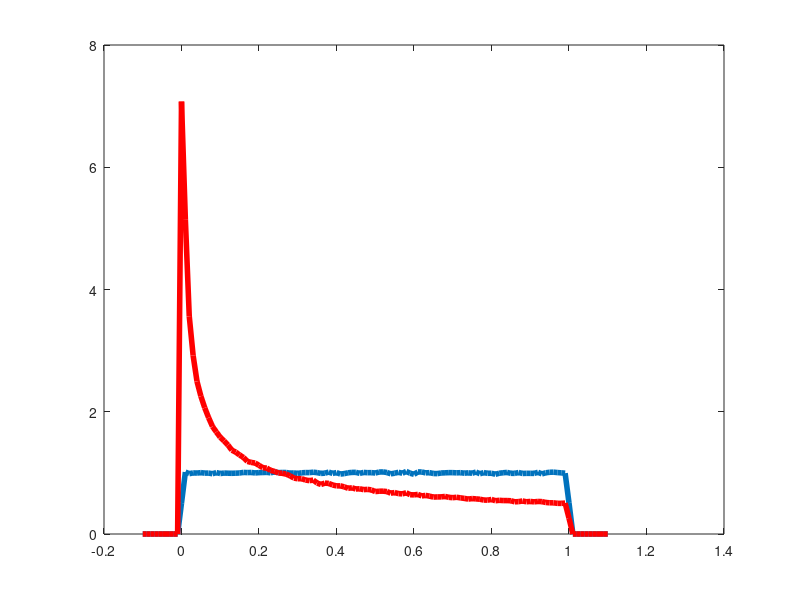

The MATLAB script that drew this image:
clear all;
clc;

#U~Unif(0, 1)
#descobrir a cara da funçao atraves da simulaçao de monte carlo

Nexp = 1e6; %numero de experimentos, quanto maior o nexp, mais perto da resposta teorica

X = rand(1, Nexp); #variavel aleatoria x uniforme continua

xbins = -0.1 : 0.01: 1.1;

histograma_X = hist(X, xbins);

pdf_X_simul = histograma_X / trapz(xbins, histograma_X);

Y = X.^2;

ybins = -0.1 : 0.01: 1.1;

histograma_Y = hist(Y, ybins);

pdf_Y_simul = histograma_Y / trapz(ybins, histograma_Y);

plot(xbins, pdf_X_simul, 'LineWidth',4)
hold on;
plot(ybins, pdf_Y_simul, 'LineWidth',4,'r')

mean(X)
mean(Y)